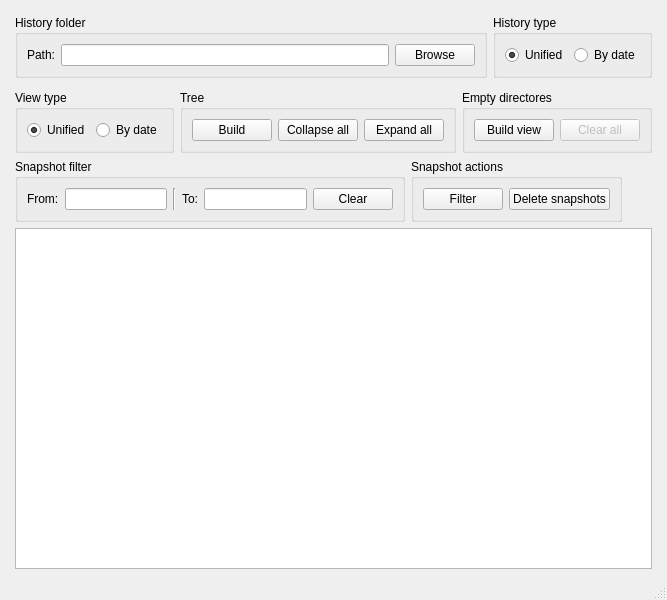
<?xml version="1.0" encoding="UTF-8"?>
<ui version="4.0">
 <class>MainWindow</class>
 <widget class="QMainWindow" name="MainWindow">
  <property name="geometry">
   <rect>
    <x>0</x>
    <y>0</y>
    <width>623</width>
    <height>600</height>
   </rect>
  </property>
  <property name="contextMenuPolicy">
   <enum>Qt::NoContextMenu</enum>
  </property>
  <property name="windowTitle">
   <string>MainWindow</string>
  </property>
  <widget class="QWidget" name="centralwidget">
   <layout class="QVBoxLayout" name="verticalLayout">
    <item>
     <layout class="QHBoxLayout" name="horizontalLayout_7">
      <property name="leftMargin">
       <number>6</number>
      </property>
      <property name="topMargin">
       <number>6</number>
      </property>
      <property name="rightMargin">
       <number>6</number>
      </property>
      <property name="bottomMargin">
       <number>6</number>
      </property>
      <item>
       <widget class="QGroupBox" name="groupBox_7">
        <property name="title">
         <string>History folder</string>
        </property>
        <layout class="QHBoxLayout" name="horizontalLayout_10">
         <item>
          <widget class="QLabel" name="label_7">
           <property name="text">
            <string>Path:</string>
           </property>
          </widget>
         </item>
         <item>
          <widget class="QLineEdit" name="path_field"/>
         </item>
         <item>
          <widget class="QPushButton" name="browse_button">
           <property name="text">
            <string>Browse</string>
           </property>
          </widget>
         </item>
        </layout>
       </widget>
      </item>
      <item>
       <widget class="QGroupBox" name="groupBox">
        <property name="title">
         <string>History type</string>
        </property>
        <layout class="QHBoxLayout" name="horizontalLayout">
         <item>
          <widget class="QRadioButton" name="from_unified">
           <property name="text">
            <string>Unified</string>
           </property>
           <property name="checked">
            <bool>true</bool>
           </property>
           <property name="autoExclusive">
            <bool>true</bool>
           </property>
          </widget>
         </item>
         <item>
          <widget class="QRadioButton" name="from_bydate">
           <property name="text">
            <string>By date</string>
           </property>
           <property name="autoExclusive">
            <bool>true</bool>
           </property>
          </widget>
         </item>
        </layout>
       </widget>
      </item>
     </layout>
    </item>
    <item>
     <layout class="QHBoxLayout" name="horizontalLayout_8">
      <property name="leftMargin">
       <number>6</number>
      </property>
      <property name="rightMargin">
       <number>6</number>
      </property>
      <item>
       <widget class="QGroupBox" name="groupBox_2">
        <property name="title">
         <string>View type</string>
        </property>
        <layout class="QHBoxLayout" name="horizontalLayout_5">
         <item>
          <widget class="QRadioButton" name="to_unified">
           <property name="text">
            <string>Unified</string>
           </property>
           <property name="checked">
            <bool>true</bool>
           </property>
           <property name="autoExclusive">
            <bool>true</bool>
           </property>
           <attribute name="buttonGroup">
            <string notr="true">buttonGroup_3</string>
           </attribute>
          </widget>
         </item>
         <item>
          <widget class="QRadioButton" name="to_bydate">
           <property name="text">
            <string>By date</string>
           </property>
           <property name="autoExclusive">
            <bool>true</bool>
           </property>
           <attribute name="buttonGroup">
            <string notr="true">buttonGroup_3</string>
           </attribute>
          </widget>
         </item>
        </layout>
       </widget>
      </item>
      <item>
       <widget class="QGroupBox" name="groupBox_4">
        <property name="title">
         <string>Tree</string>
        </property>
        <layout class="QHBoxLayout" name="horizontalLayout_4">
         <item>
          <widget class="QPushButton" name="scan_button">
           <property name="text">
            <string>Build</string>
           </property>
          </widget>
         </item>
         <item>
          <widget class="QPushButton" name="collapse_button">
           <property name="text">
            <string>Collapse all</string>
           </property>
          </widget>
         </item>
         <item>
          <widget class="QPushButton" name="expand_button">
           <property name="text">
            <string>Expand all</string>
           </property>
          </widget>
         </item>
        </layout>
       </widget>
      </item>
      <item>
       <widget class="QGroupBox" name="groupBox_3">
        <property name="title">
         <string>Empty directores</string>
        </property>
        <layout class="QHBoxLayout" name="horizontalLayout_2">
         <item>
          <widget class="QPushButton" name="empty_dirs_button">
           <property name="text">
            <string>Build view</string>
           </property>
          </widget>
         </item>
         <item>
          <widget class="QPushButton" name="clear_all_button">
           <property name="enabled">
            <bool>false</bool>
           </property>
           <property name="text">
            <string>Clear all</string>
           </property>
          </widget>
         </item>
        </layout>
       </widget>
      </item>
      <item>
       <spacer name="horizontalSpacer">
        <property name="orientation">
         <enum>Qt::Horizontal</enum>
        </property>
        <property name="sizeHint" stdset="0">
         <size>
          <width>40</width>
          <height>20</height>
         </size>
        </property>
       </spacer>
      </item>
     </layout>
    </item>
    <item>
     <layout class="QHBoxLayout" name="horizontalLayout_3">
      <property name="leftMargin">
       <number>6</number>
      </property>
      <property name="rightMargin">
       <number>6</number>
      </property>
      <item>
       <widget class="QGroupBox" name="groupBox_5">
        <property name="title">
         <string>Snapshot filter</string>
        </property>
        <layout class="QHBoxLayout" name="horizontalLayout_6">
         <item>
          <widget class="QLabel" name="label_2">
           <property name="text">
            <string>From:</string>
           </property>
          </widget>
         </item>
         <item>
          <widget class="QLineEdit" name="filter_from_field"/>
         </item>
         <item>
          <widget class="Line" name="line">
           <property name="orientation">
            <enum>Qt::Vertical</enum>
           </property>
          </widget>
         </item>
         <item>
          <widget class="QLabel" name="label_3">
           <property name="text">
            <string>To:</string>
           </property>
          </widget>
         </item>
         <item>
          <widget class="QLineEdit" name="filter_to_field"/>
         </item>
         <item>
          <widget class="QPushButton" name="clear_button">
           <property name="text">
            <string>Clear</string>
           </property>
          </widget>
         </item>
        </layout>
       </widget>
      </item>
      <item>
       <widget class="QGroupBox" name="groupBox_6">
        <property name="title">
         <string>Snapshot actions</string>
        </property>
        <layout class="QHBoxLayout" name="horizontalLayout_9">
         <item>
          <widget class="QPushButton" name="filter_button">
           <property name="text">
            <string>Filter</string>
           </property>
          </widget>
         </item>
         <item>
          <widget class="QPushButton" name="delete_button">
           <property name="text">
            <string>Delete snapshots</string>
           </property>
          </widget>
         </item>
        </layout>
       </widget>
      </item>
      <item>
       <spacer name="horizontalSpacer_3">
        <property name="orientation">
         <enum>Qt::Horizontal</enum>
        </property>
        <property name="sizeHint" stdset="0">
         <size>
          <width>40</width>
          <height>20</height>
         </size>
        </property>
       </spacer>
      </item>
     </layout>
    </item>
    <item>
     <layout class="QHBoxLayout" name="horizontalLayout_11">
      <property name="leftMargin">
       <number>6</number>
      </property>
      <property name="rightMargin">
       <number>6</number>
      </property>
      <item>
       <widget class="QTreeView" name="file_tree_view">
        <property name="contextMenuPolicy">
         <enum>Qt::CustomContextMenu</enum>
        </property>
       </widget>
      </item>
     </layout>
    </item>
   </layout>
  </widget>
  <widget class="QMenuBar" name="menubar">
   <property name="geometry">
    <rect>
     <x>0</x>
     <y>0</y>
     <width>623</width>
     <height>21</height>
    </rect>
   </property>
  </widget>
  <widget class="QStatusBar" name="statusbar"/>
 </widget>
 <resources/>
 <connections>
  <connection>
   <sender>browse_button</sender>
   <signal>clicked()</signal>
   <receiver>MainWindow</receiver>
   <slot>browse_action()</slot>
   <hints>
    <hint type="sourcelabel">
     <x>497</x>
     <y>48</y>
    </hint>
    <hint type="destinationlabel">
     <x>399</x>
     <y>299</y>
    </hint>
   </hints>
  </connection>
  <connection>
   <sender>scan_button</sender>
   <signal>clicked()</signal>
   <receiver>MainWindow</receiver>
   <slot>scan_action()</slot>
   <hints>
    <hint type="sourcelabel">
     <x>497</x>
     <y>48</y>
    </hint>
    <hint type="destinationlabel">
     <x>399</x>
     <y>299</y>
    </hint>
   </hints>
  </connection>
  <connection>
   <sender>collapse_button</sender>
   <signal>clicked()</signal>
   <receiver>MainWindow</receiver>
   <slot>collapse_action()</slot>
   <hints>
    <hint type="sourcelabel">
     <x>584</x>
     <y>84</y>
    </hint>
    <hint type="destinationlabel">
     <x>399</x>
     <y>299</y>
    </hint>
   </hints>
  </connection>
  <connection>
   <sender>expand_button</sender>
   <signal>clicked()</signal>
   <receiver>MainWindow</receiver>
   <slot>expand_action()</slot>
   <hints>
    <hint type="sourcelabel">
     <x>665</x>
     <y>84</y>
    </hint>
    <hint type="destinationlabel">
     <x>399</x>
     <y>299</y>
    </hint>
   </hints>
  </connection>
  <connection>
   <sender>empty_dirs_button</sender>
   <signal>clicked()</signal>
   <receiver>MainWindow</receiver>
   <slot>empty_dirs_action()</slot>
   <hints>
    <hint type="sourcelabel">
     <x>504</x>
     <y>83</y>
    </hint>
    <hint type="destinationlabel">
     <x>399</x>
     <y>299</y>
    </hint>
   </hints>
  </connection>
  <connection>
   <sender>filter_button</sender>
   <signal>clicked()</signal>
   <receiver>MainWindow</receiver>
   <slot>filter_action()</slot>
   <hints>
    <hint type="sourcelabel">
     <x>563</x>
     <y>114</y>
    </hint>
    <hint type="destinationlabel">
     <x>399</x>
     <y>299</y>
    </hint>
   </hints>
  </connection>
  <connection>
   <sender>clear_button</sender>
   <signal>clicked()</signal>
   <receiver>MainWindow</receiver>
   <slot>clear_action()</slot>
   <hints>
    <hint type="sourcelabel">
     <x>590</x>
     <y>114</y>
    </hint>
    <hint type="destinationlabel">
     <x>399</x>
     <y>299</y>
    </hint>
   </hints>
  </connection>
  <connection>
   <sender>clear_all_button</sender>
   <signal>clicked()</signal>
   <receiver>MainWindow</receiver>
   <slot>clear_all_action()</slot>
   <hints>
    <hint type="sourcelabel">
     <x>504</x>
     <y>83</y>
    </hint>
    <hint type="destinationlabel">
     <x>399</x>
     <y>299</y>
    </hint>
   </hints>
  </connection>
  <connection>
   <sender>delete_button</sender>
   <signal>clicked()</signal>
   <receiver>MainWindow</receiver>
   <slot>delete_snapshots_action()</slot>
   <hints>
    <hint type="sourcelabel">
     <x>642</x>
     <y>114</y>
    </hint>
    <hint type="destinationlabel">
     <x>399</x>
     <y>299</y>
    </hint>
   </hints>
  </connection>
  <connection>
   <sender>file_tree_view</sender>
   <signal>customContextMenuRequested(QPoint)</signal>
   <receiver>MainWindow</receiver>
   <slot>contextMenuEvent()</slot>
   <hints>
    <hint type="sourcelabel">
     <x>311</x>
     <y>401</y>
    </hint>
    <hint type="destinationlabel">
     <x>311</x>
     <y>299</y>
    </hint>
   </hints>
  </connection>
 </connections>
 <slots>
  <slot>browse_action()</slot>
  <slot>scan_action()</slot>
  <slot>expand_action()</slot>
  <slot>collapse_action()</slot>
  <slot>restore_action()</slot>
  <slot>empty_dirs_action()</slot>
  <slot>filter_action()</slot>
  <slot>clear_action()</slot>
  <slot>clear_all_action()</slot>
  <slot>delete_snapshots_action()</slot>
  <slot>contextMenuEvent()</slot>
 </slots>
 <buttongroups>
  <buttongroup name="buttonGroup_3"/>
  <buttongroup name="buttonGroup"/>
 </buttongroups>
</ui>
